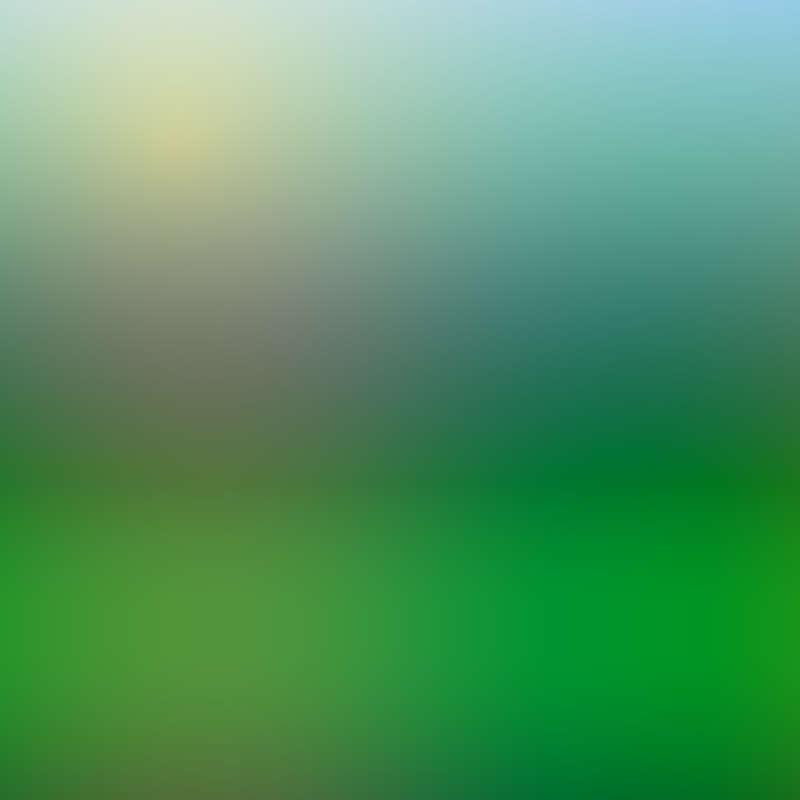
#> input picture assets/backgrounds/bg_grassland_1600x1600.png, 1600 x 1600 px (shown at 1/2 size); its folder holds only this picture in this run
$ python 10_layout_qa_gate.py ../../assets/backgrounds/bg_grassland_1600x1600.png
#> lines starting #> are read from the running program, lines starting #| are printed output that depends on the picture; after the words box and inside, x2 and y2 are one past the last pixel; in counts of white or black regions, pixels touching at a corner belong together
#!/usr/bin/env python3
"""排版 QA 闸门: 电商主图自动验收 (文字遮挡 / 品牌可读性 / 边缘裁切)

GPT 外部评审终裁 (reviews/gpt_review_31): "这条线真正值得结案的不是某一张图达到 95,
而是同一套系统以后生成 100 张包装变体图, 也不会再次出现这类错误。"

三项检查 (全部程序化, 无人工观察):
  1. text_obstruction  中央文案字形边界 vs 商品主识别区 (产品色块连通域) 硬遮挡
  2. brand_readability 白盒上品牌红标在缩略图 (256px) 下对比度可检测
  3. edge_cropping     商品轮廓不得进入四边缘安全区 (0.04H)

用法:
  python3 10_layout_qa_gate.py output/multi_platform/08_AMX_Combo_900x900.png
  python3 10_layout_qa_gate.py --all   # 扫全目录
退出码: 0 = PASS, 1 = FAIL (供 CI / 排版引擎 gate 调用)
"""
import sys
import os
import json
import hashlib
import numpy as np
from PIL import Image

EDGE_MARGIN = 0.04          # 边缘安全区 (画幅高比例)
THUMB_SIZE = 256            # 可读性检测缩略尺寸
BRAND_RED = (198, 30, 40)   # 酸奶系列红标色
BRAND_GREEN = (16, 98, 56)  # 经典绿标色
RIBBON_BLUE = (95, 182, 227)  # 丝带箭头中段色 (排版元素, 非商品)
BRAND_TOL = 42              # 红标色距离容差
TEXT_BLUE = (26, 78, 150)   # 中央文案爱琴蓝
TEXT_TOL = 46
BG_DIST = 38                # 背景色距离 (判定产品像素)


def _load(path):
    return Image.open(path).convert("RGB")


def _dist(arr, color):
    """像素到参考色的欧氏距离图"""
    ref = np.array(color, dtype=np.float32)
    return np.sqrt(((arr.astype(np.float32) - ref) ** 2).sum(axis=-1))


def _product_mask(a, text_m=None):
    """产品像素 = 暗于背景 且 非文字色 且 非排版元素色 (红标/丝带青蓝)"""
    gray = a.mean(axis=-1)
    prod = gray < 200
    if text_m is not None:
        prod &= ~text_m
    prod &= _dist(a, BRAND_RED) > 60          # 品牌红标是排版层
    prod &= _dist(a, RIBBON_BLUE) > 45        # 丝带箭头是排版层
    prod &= _dist(a, (26, 60, 110)) > 45      # 深蓝信息块/标题深蓝是排版层
    prod &= _dist(a, (26, 78, 150)) > 40      # AMX 中央文案蓝 (aegean) 是排版层
    prod &= _dist(a, (0, 108, 64)) > 45       # 经典绿标底 (demo combo logo) 是排版层
    return prod


def _is_white_bg(a):
    """四角 5% 区域均亮 (>215) 判白底主图; 场景图 (KV 深背景) 返回 False"""
    H, W = a.shape[:2]
    m = int(H * 0.05)
    corners = [a[:m, :m], a[:m, W - m:], a[H - m:, :m], a[H - m:, W - m:]]
    return all(float(c.mean()) > 215 for c in corners)


def check_text_obstruction(img):
    """中央文案字形边界不得进入商品主识别区 (产品色连通域)。
    文字像素 = 距 TEXT_BLUE 近; 商品像素 = 非背景且非文字色;
    遮挡 = 文字像素的 3px 膨胀邻域内同时出现高密度产品像素 (字形紧贴/覆盖产品)。"""
    a = np.asarray(img)
    W, H = img.size
    text_m = _dist(a, TEXT_BLUE) < TEXT_TOL
    # 限定中央带 (y 0.40-0.62H) 内的蓝色 = 文案
    band = np.zeros_like(text_m)
    band[int(H * 0.40):int(H * 0.62), :] = True
    text_m &= band
    prod_m = _product_mask(a, text_m)
    band_h = int(a.shape[0] * 0.22)
    band_area = band_h * a.shape[1]
    if text_m.sum() < band_area * 0.005:
        return "PASS", "no center copy (negligible text pixels)", 0.0
    if text_m.sum() > band_area * 0.35:
        return "SKIP", "info-face image (nutrition/back panel), center-copy rule n/a", 0.0
    # 文字 3px 膨胀
    tm = text_m.copy()
    for shift in range(1, 4):
        tm |= np.roll(text_m, shift, axis=0) | np.roll(text_m, -shift, axis=0)
        tm |= np.roll(text_m, shift, axis=1) | np.roll(text_m, -shift, axis=1)
    ring = tm & ~text_m            # 文字外环
    ring_prod = (ring & prod_m).sum()
    ratio = ring_prod / max(1, ring.sum())
    if ratio > 0.30:
        return "FAIL", f"text glyph ring touches product at {ratio:.0%}", ratio
    return "PASS", f"text clear of products (ring-product {ratio:.0%})", ratio


def check_brand_readability(img):
    """白底主图: 缩略图下品牌色标 (酸奶红/经典绿, 自适应) 可检测。
    场景图 SKIP; 牛皮纸/低饱和包装 (设计本无色标) SKIP。"""
    a_full = np.asarray(img)
    if not _is_white_bg(a_full):
        return "SKIP", "scene image, brand-block rule not applicable", 0.0
    th = img.resize((THUMB_SIZE, THUMB_SIZE), Image.LANCZOS)
    a = np.asarray(th)
    lit = np.clip(a.astype(np.float32) / 1.3, 0, 255).astype(np.uint8)  # 渲染提亮 ~1.3x 反补偿
    d = _dist(a, BRAND_RED)
    mask = d < BRAND_TOL
    if int(mask.sum()) < 30:
        mask = _dist(lit, BRAND_RED) < BRAND_TOL + 8
    if int(mask.sum()) < 30:                   # 红标缺 → 试经典绿 (含提亮反补偿)
        d = _dist(a, BRAND_GREEN)
        mask = d < BRAND_TOL + 10
        if int(mask.sum()) < 30:
            mask = _dist(lit, BRAND_GREEN) < BRAND_TOL + 25
    n = int(mask.sum())
    if n < 12:
        # 侧视角品牌面不可见 / 低饱和包装设计 → 规则不适用
        return "SKIP", "brand face not visible at this angle / low-sat design", 0.0
    if n < 30:
        return "FAIL", f"brand red mark not readable at thumbnail ({n}px)", n / 100.0
    # 红标与局部背景对比: 红标均值 vs 全图非红均值
    brand_mean = a[mask].mean(axis=0)
    other_mean = a[~mask].mean(axis=0)
    contrast = float(np.linalg.norm(brand_mean - other_mean))
    if contrast < 60:
        return "FAIL", f"brand mark contrast too low ({contrast:.0f})", contrast / 100.0
    return "PASS", f"brand mark readable ({n}px, contrast {contrast:.0f})", contrast / 100.0


def check_edge_cropping(img):
    """白底主图: 商品轮廓不得进入四边缘安全区 (0.04H, 产品像素 >2% 判裁切)。
    场景图 (非白底) 自动 SKIP。排版元素色已排除。"""
    a = np.asarray(img)
    if not _is_white_bg(a):
        return "SKIP", "scene image (non-white bg), edge rule not applicable", 0.0
    H, W = a.shape[:2]
    prod_m = _product_mask(a)
    m = int(H * EDGE_MARGIN)
    bands = {
        "top": prod_m[:m, :], "bottom": prod_m[H - m:, :],
        "left": prod_m[:, :m], "right": prod_m[:, W - m:],
    }
    worst, worst_name = 0.0, "-"
    for name, band in bands.items():
        ratio = float(band.mean())
        if ratio > worst:
            worst, worst_name = ratio, name
    if worst > 0.02:
        return "FAIL", f"product cropped at {worst_name} edge ({worst:.1%})", worst
    return "PASS", f"all edges clean (worst {worst_name} {worst:.1%})", worst


def check_stray_geometry(img):
    """商品主体+接触影应为一个连通域; 主域之外的不透明块 = 悬浮几何穿帮。
    降采样 120x120 BFS 标号, 纯 numpy/python, 无 scipy 依赖。"""
    a = np.asarray(img)
    if not _is_white_bg(a):
        return "SKIP", "scene image, stray-geometry rule n/a", 0.0
    H, W = a.shape[:2]
    n = 120
    small = np.asarray(img.resize((n, n), Image.BILINEAR))
    gray = small.mean(axis=-1)
    mask = gray < 235                      # 非白底 (含影)
    lab = np.zeros((n, n), dtype=np.int32)
    cur = 0
    sizes = {}
    from collections import deque
    for i in range(n):
        for j in range(n):
            if mask[i, j] and lab[i, j] == 0:
                cur += 1
                q = deque([(i, j)])
                lab[i, j] = cur
                cnt = 0
                while q:
                    y, x = q.popleft()
                    cnt += 1
                    for dy, dx in ((1, 0), (-1, 0), (0, 1), (0, -1)):
                        yy, xx = y + dy, x + dx
                        if 0 <= yy < n and 0 <= xx < n and mask[yy, xx] and lab[yy, xx] == 0:
                            lab[yy, xx] = cur
                            q.append((yy, xx))
                sizes[cur] = cnt
    if not sizes:
        return "PASS", "no foreground", 0.0
    main = max(sizes, key=sizes.get)
    # 主域填洞轮廓: 产品内浅色印刷区(白牧场带等)是洞, 洞内组件不算游离
    inv = ~mask
    reach = np.zeros((n, n), bool)
    dq = deque([(i, j) for i in range(n) for j in range(n)
                if (i in (0, n - 1) or j in (0, n - 1)) and inv[i, j]])
    for i, j in dq:
        reach[i, j] = True
    while dq:
        y, x = dq.popleft()
        for dy, dx in ((1, 0), (-1, 0), (0, 1), (0, -1)):
            yy, xx = y + dy, x + dx
            if 0 <= yy < n and 0 <= xx < n and inv[yy, xx] and not reach[yy, xx]:
                reach[yy, xx] = True
                dq.append((yy, xx))
    silhouette = mask | (inv & ~reach)
    # 重标号于 silhouette 上: 洞内组件与主域合并
    lab2 = np.zeros((n, n), dtype=np.int32)
    cur2 = 0
    sizes2 = {}
    for i in range(n):
        for j in range(n):
            if silhouette[i, j] and lab2[i, j] == 0:
                cur2 += 1
                q2 = deque([(i, j)])
                lab2[i, j] = cur2
                cnt = 0
                while q2:
                    y, x = q2.popleft()
                    cnt += 1
                    for dy, dx in ((1, 0), (-1, 0), (0, 1), (0, -1)):
                        yy, xx = y + dy, x + dx
                        if 0 <= yy < n and 0 <= xx < n and silhouette[yy, xx] and lab2[yy, xx] == 0:
                            lab2[yy, xx] = cur2
                            q2.append((yy, xx))
                sizes2[cur2] = cnt
    main2 = max(sizes2, key=sizes2.get)
    main_size = sizes2[main2]  # 注意: main2 是组件ID, 非尺寸
    # 非主域组件三类: (1)斑点 (<0.5%画幅且<8%主域) = 排版AA边缘碎屑, 放行
    # (2)含产品暗核 (min gray<170, 印刷深色带经降采样变浅仍可辨) 的组件 = 合法第二产品 (多盒组合版式), 放行
    # (3)其余大组件 (合成幽灵影亮度~210+ 无暗核) = 悬浮几何穿帮, FAIL
    stray = 0
    for k, v in sizes2.items():
        if k == main2 or v < 4:
            continue
        if v < 0.005 * n * n and v < 0.08 * main_size:
            continue
        sel = lab2 == k
        if gray[sel].min() < 170:
            continue
        stray += v
    if stray:
        return "FAIL", f"stray geometry blob ({stray}px @120²)", stray / 100.0
    return "PASS", f"connected foreground ok ({len(sizes2)} comp after hole-fill)", 0.0


def check_asset_identity(path, manifest):
    """渲染血缘: 成图记录的贴图 sha 必须等于磁盘当前 albedo sha (防旧资产覆盖)。"""
    key = os.path.relpath(os.path.abspath(path),
                          os.path.join(os.path.dirname(os.path.dirname(os.path.dirname(os.path.abspath(__file__)))), "output", "multi_platform"))
    rec = manifest.get(key)
    if not rec:
        return "SKIP", "no manifest record (rendered before manifest era)", 0.0
    tex = os.path.join(os.path.dirname(os.path.dirname(os.path.dirname(os.path.abspath(__file__)))),
                       "assets", "textures", f"{rec['sku']}_albedo.png")
    if not os.path.exists(tex):
        return "FAIL", f"manifest sku {rec['sku']} albedo missing", 0.0
    h = hashlib.sha256(open(tex, "rb").read()).hexdigest()[:16]
    if h != rec["tex_sha"]:
        return "FAIL", f"texture provenance break: manifest {rec['tex_sha']} != disk {h}", 0.0
    if rec.get("tex_mtime") and os.path.getmtime(path) < rec["tex_mtime"]:
        return "FAIL", "stale render: image older than current texture", 0.0
    return "PASS", f"asset lineage ok ({rec['sku']}:{h})", 0.0


def run_gate(path, manifest=None):
    img = _load(path)
#> in _load, returned value is the input picture: PIL image 1600x1600 RGB; mean R, G, B 84, 149.4, 100.4
    checks = {
        "text_obstruction": check_text_obstruction(img),
        "brand_readability": check_brand_readability(img),
        "edge_cropping": check_edge_cropping(img),
        "stray_geometry": check_stray_geometry(img),
        "asset_identity": check_asset_identity(path, manifest or {}),
    }
#> in _product_mask, `gray = a.mean(axis=-1)`:
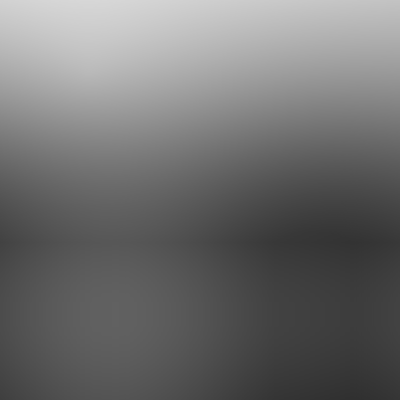
#> gray: shape (1600, 1600) float64 (shown at 1/4 size); min 48, max 215, mean 111.3
#> in _product_mask, `prod = gray < 200`:
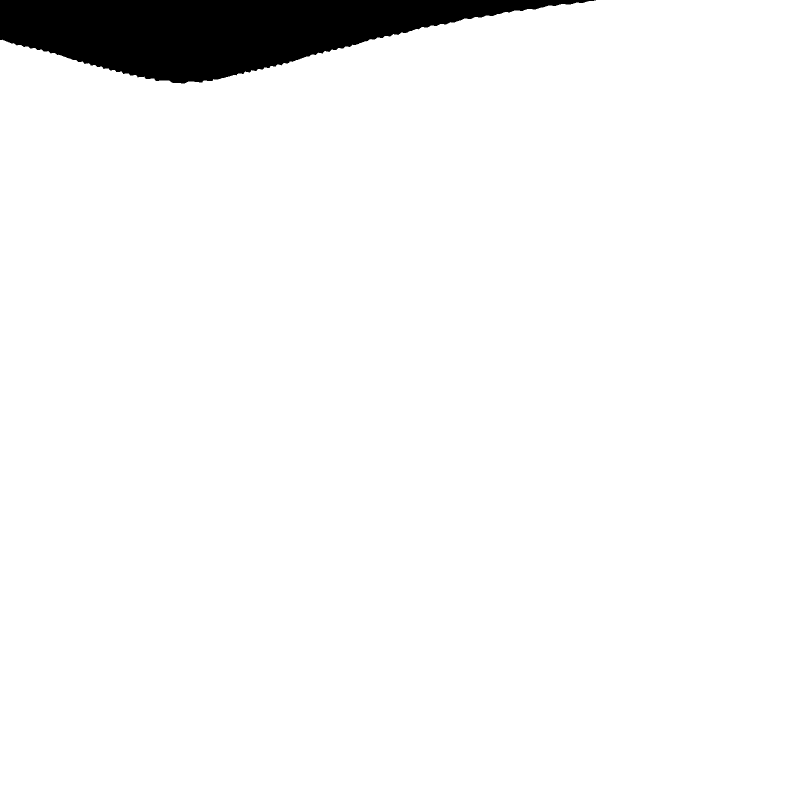
#> prod: shape (1600, 1600) bool (shown at 1/2 size); 95.7% white; 1 black region, box (x1, y1, x2, y2) and area: (0, 0, 1192, 167) 110818
#> call 2 of _dist, with color = (198, 30, 40)
#> in _dist (call 2), `return np.sqrt(((arr.astype(np.float32) - ref) ** 2).sum(axis=-1))`:
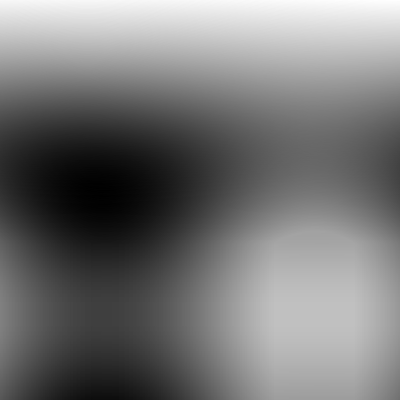
#> returned value: shape (1600, 1600) float32 (shown at 1/4 size); min 135.6, max 262.2, mean 193.7; drawn with min black and max white
#> call 3 of _dist, with color = (95, 182, 227)
#> in _dist (call 3), `return np.sqrt(((arr.astype(np.float32) - ref) ** 2).sum(axis=-1))`:
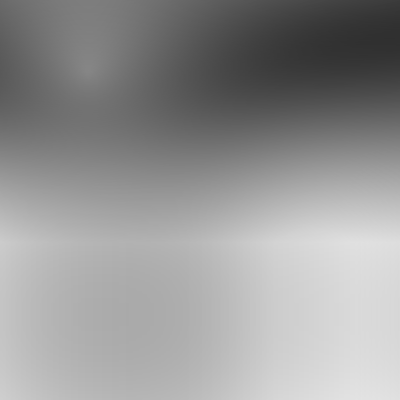
#> returned value: shape (1600, 1600) float32 (shown at 1/4 size); min 47.35, max 227.3, mean 149.6
#> call 4 of _dist, with color = (26, 60, 110)
#> in _dist (call 4), `return np.sqrt(((arr.astype(np.float32) - ref) ** 2).sum(axis=-1))`:
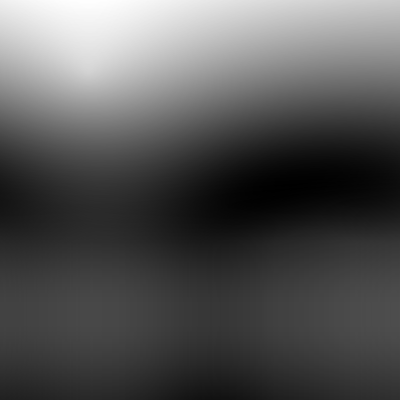
#> returned value: shape (1600, 1600) float32 (shown at 1/4 size); min 58.09, max 267.2, mean 127.7; drawn with min black and max white
#> in _dist (call 6), `return np.sqrt(((arr.astype(np.float32) - ref) ** 2).sum(axis=-1))`:
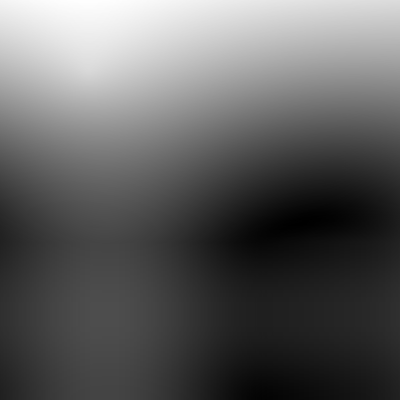
#> returned value: shape (1600, 1600) float32 (shown at 1/4 size); min 9.49, max 281.4, mean 111; drawn with min black and max white
#> in _product_mask, `prod &= _dist(a, (0, 108, 64)) > 45`:
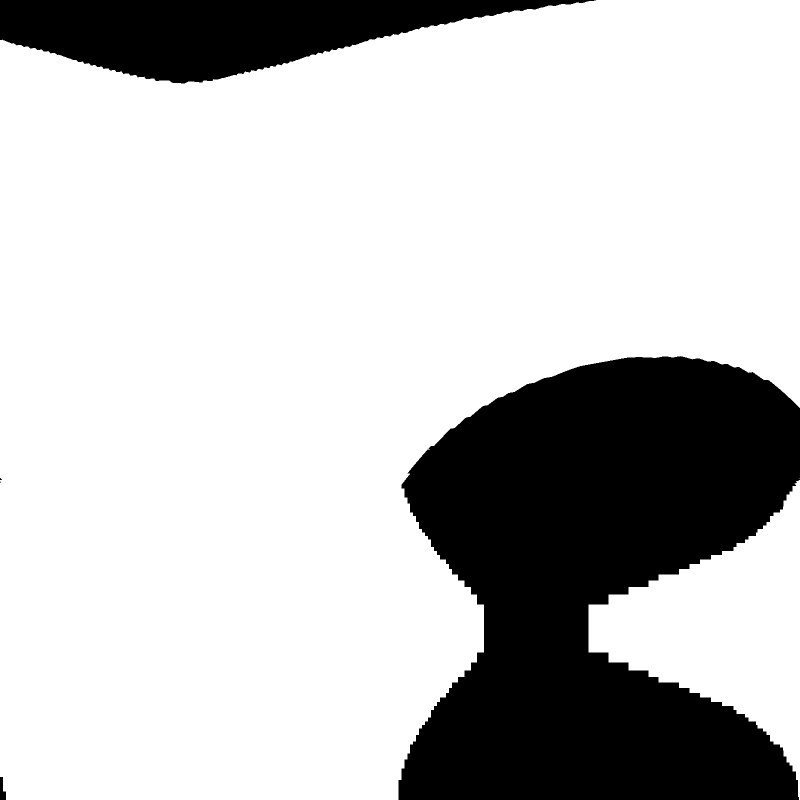
#> prod: shape (1600, 1600) bool (shown at 1/2 size); 76.3% white; 5 black regions (2 under 20 px), largest, box (x1, y1, x2, y2) and area: (797, 712, 1600, 1600) 494761, (0, 0, 1192, 167) 110818, (0, 1554, 12, 1600) 378
    overall = "FAIL" if any(v[0] == "FAIL" for v in checks.values()) else "PASS"
    _mp = os.path.join(os.path.dirname(os.path.dirname(os.path.dirname(os.path.abspath(__file__)))), "output", "multi_platform")
    _ap = os.path.abspath(path)
    _key = os.path.relpath(_ap, _mp) if _ap.startswith(_mp + os.sep) else os.path.basename(_ap)
    report = {
        "image": os.path.basename(path),
        "key": _key,
        "overall": overall,
        "checks": {k: {"verdict": v[0], "detail": v[1], "metric": round(v[2], 4)}
                   for k, v in checks.items()},
    }
    return report


def main():
    args = sys.argv[1:]
    if not args:
        print(__doc__)
        sys.exit(2)
    paths = []
    if "--all" in args:
        base = "output/multi_platform"
        paths = []
        for root, _dirs, files in os.walk(base):
            for f in files:
                if f.endswith(".png") and not f.startswith("_tmp"):
                    paths.append(os.path.join(root, f))
        paths.sort()
    else:
        paths = [a for a in args if not a.startswith("--")]
    mpath = os.path.join("output", "render_manifest.json")
    manifest = {}
    if os.path.exists(mpath):
        try:
            manifest = json.load(open(mpath))
        except Exception as e:
            # 2026-11-18 审计 B-3: manifest 损坏被吞成 {} -> 血缘闸整体 SKIP 却仍判 PASS。
            # 血缘是"渲染与声明一致"的唯一凭据, 读不出就必须 FAIL, 不能降级成"没有记录"。
            print(f"[FAIL] manifest 读取失败 ({mpath}): {type(e).__name__}: {e}")
            print("       血缘闸不可验证 -> 判 FAIL (禁止把损坏当'无记录'降级为 SKIP)")
            sys.exit(2)   # 退出码必须真正传出去 (main() 的 return 不会被 __main__ 捕获)
    n_fail = 0
    for p in paths:
        if not os.path.exists(p):
            print(f"[SKIP] {p} not found")
            continue
        r = run_gate(p, manifest)
#> in run_gate, `overall = "FAIL" if any(v[0] == "FAIL" for v in checks.values()) else ..`: overall = 'PASS'
#> r = 4 items
        mark = "PASS" if r["overall"] == "PASS" else "FAIL"
#> mark = 'PASS'
        if r["overall"] == "FAIL":
            n_fail += 1
        print(f"\n[{mark}] {r['key']}")
#| [PASS] bg_grassland_1600x1600.png
        for k, v in r["checks"].items():
            print(f"  {k:20s} {v['verdict']:4s}  {v['detail']}")
#> this loop made 5 passes
#> k on passes 1 to 5: 'text_obstruction', 'brand_readability', 'edge_cropping', 'stray_geometry', 'asset_identity'
#> (printed output is left out)
        print("  " + json.dumps(r, ensure_ascii=False))
#> (printed output is left out)
    sys.exit(1 if n_fail else 0)
#> (the program exits here)
